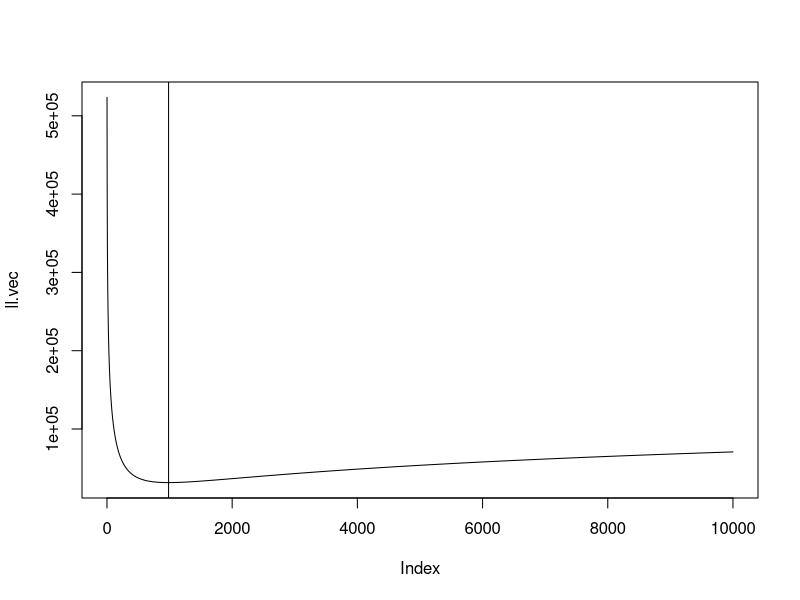

The R source for this figure: (Note: this script raises an error after producing the figure.)
x=rnbinom(10000,mu=10,size=3)

nll.nbinom <- function(x,mu.val,size.val=3){
  ## log(P(x|mu,size))
  log.prob=dnbinom(x,mu = mu.val,size = size.val,log = TRUE)
  ## Compute the j
  return(-sum(log.prob))
}

mu.vec=seq(0.01,100,00.01)
ll.vec=numeric(length(mu.vec))
for(i in 1:length(mu.vec)){
  ## Compute P(X|theta) for many values of theta
  ll.vec[i]=nll.nbinom(x,mu.vec[i])
}

plot(ll.vec,type="l")
abline(v=which.min(ll.vec))
mu.vec[which.min(ll.vec)]

##
plot(exp(-ll.vec)/sum(exp(-ll.vec)))


nll2.nbinom <- function(par=c(2,5),data){
  ## log(P(x|mu,size))
  log.prob=dnbinom(data,mu = par[1],size = par[2],log = TRUE)
  ## Compute the j
  return(-sum(log.prob))
}


optim(par = c(1,8),fn = nll2.nbinom,data=x,method = "L-BFGS-B",lower = c(10^-5,10^-5))
